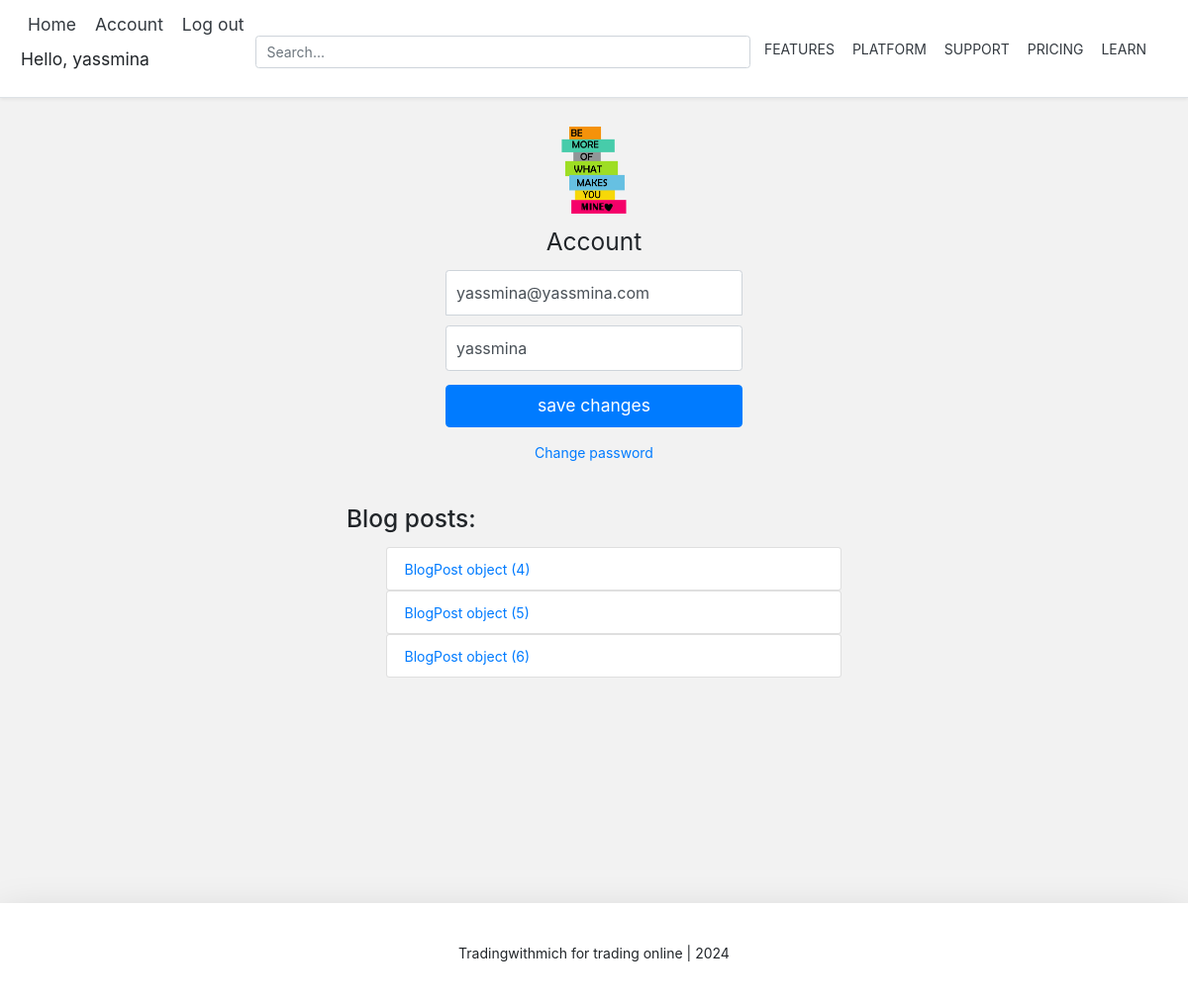
The app's page /account/ (signed in) with its own data.
### account/models.py (models this page shows, shortened)
class Account(AbstractBaseUser):
    email            =models.EmailField(verbose_name="email", max_length=60, unique=True)
    username         =models.CharField(max_length=30, unique=True)
    date_joined      =models.DateTimeField(verbose_name='date joined', auto_now_add=True)
    last_login       =models.DateTimeField(verbose_name='last login', auto_now=True)
    is_admin         =models.BooleanField(default=False)
    is_active        = models.BooleanField(default=True)
    is_staff         = models.BooleanField(default=False)
    is_superuser     =  models.BooleanField(default=False)
    USERNAME_FIELD = 'email'
    REQUIRED_FIELDS = ['username',]
    objects = MyaccountManager()

### blog/models.py (models this page shows, shortened)
class BlogPost(models.Model):
    title           =models.CharField(max_length=50, null=False,blank=False)
    body            =models.TextField(max_length=5000, null=False,blank=False)
    image           =models.ImageField(upload_to=upload_location, null=False,blank=False)
    date_published  =models.DateTimeField(auto_now=True, verbose_name="date published")
    date_updated    =models.DateTimeField(auto_now=True, verbose_name="date updated")
    author          = models.ForeignKey(settings.AUTH_USER_MODEL, on_delete=models.CASCADE)
    slug            = models.SlugField(blank= True, unique=True)

### account/views.py (the view)
# urls.py: path('account/',  account_view, name='account'),
def account_view(request):
    if not request.user.is_authenticated:
        return redirect('login')
    context = {}
    if request.method == 'POST':
        form = AccountUpdateForm(request.POST, instance=request.user)
        if form.is_valid():
            form.save()
    else:
        form = AccountUpdateForm(
            initial={
                "email": request.user.email,
                "username": request.user.username,
            }
        )
    context['account_form'] = form
    blog_posts= BlogPost.objects.filter(author=request.user)
    context['blog_posts'] = blog_posts
    return render(request, 'account/account.html', context)

### account/forms.py (shortened to what this page needs)
class AccountUpdateForm(forms.ModelForm):
    class Meta:
        model = Account
        fields = ('email', 'username')

### account/templates/account/account.html (shortened to what this page needs)
{% extends 'base.html' %}
{% load static%}
{% block content %}
    <form class="form-signin" method="post"> {% csrf_token%}
        <div class="d-flex flex-colimn pb-3">
            <img class="img-fluid mx-auto d-block" src=" {% static 'model 1.png' %}" alt="trader logo" width="72" height="72">
          </div>
        <h1 class="h3 mb-3 font-weight-normal">Account</h1>
        <input type="email" name="email" id="inputEmail" class="form-control" placeholder="Email address" required autofocus value="{{account_form.initial.email}}">
        <input type="text" name="username" id="inputPassword" class="form-control" placeholder="username" required value="{{account_form.initial.username}}">
        <button class="btn btn-lg btn-primary btn-block" type="submit">save changes</button>
      </form>
<div class="d-flex flex-column">
    <a class=" m-auto" href="{% url 'password_change'%}">Change password</a>
</div>
<div class="container mt-4 p-4">
  <div class="row">
    <div class="blog-posts">
      <h3 class="mb-3 font(weight-normal)"> Blog posts: </h3>
      {%if blog_posts%}
      <ul>
        {% for post in blog_posts %}
          <a href="{% url 'blog:detail' post.slug%}" style="text-decoration: none;">
            <li class="list-group-item"> {{post}} </li>
          </a>
        {%endfor %}
      </ul>
      {% else %}
        <p> You have no Blog posts. Create a post <a href="{% url 'blog:create' %}">here</a></p>
      {%endif %}
    </div>
  </div>
</div>
{% endblock content %}

### templates/base.html (shortened to what this page needs)
<!DOCTYPE html>
<html>
<head>
    {% include 'snippets/header.html' %}
</head>
<body>
    <div class="main">
        {% block content %}
        {% endblock content %}
    </div>
    {% include 'snippets/footer.html' %}
</body>
</html>

### templates/snippets/header.html (shortened to what this page needs)
<link rel="stylesheet" href="https://cdn.jsdelivr.net/npm/bootstrap@4.3.1/dist/css/bootstrap.min.css">
<div class="d-flex flex-column flex-md-row align-items-center p-3 px-md-4 mb-3 bg-white border-bottom shadow-sm">
    <h5 class="my-0 mr-md-auto font-weight-normal">
        {% if request.user.is_authenticated %}
        <p> <a class="p-2 text-dark" href="{% url 'home' %}">Home</a>
            <a  class="p-2 text-dark" href="{% url 'account' %}">Account</a>
            <a class="p-2 text-dark" href="{% url 'logout' %}">Log out</a></p>
        <p> Hello, {{request.user.username}} </p>
        {% else  %}
            <p> <a class="p-2 text-dark" href="{% url 'home' %}">Home</a>
                <a  class="p-2 text-dark" href="{% url 'login' %}">Log in</a>
                <a  class="btn btn-outline-primary" href="{% url 'register' %}">Register</a>
            </p>
        {% endif %}
    </h5>
    <div class="search-bar mt-sm-2 mr-2">
      <form method="get">
        <input class="form-control"  type="text" name="q" id="id_q" placeholder="Search...">
      </form>
    </div>
    <nav class="my-2 my-md-0 mr-md-3">
      <a class="p-2 text-dark" href="#">FEATURES</a>
      <a class="p-2 text-dark" href="#">PLATFORM</a>
      <a class="p-2 text-dark" href="#">SUPPORT</a>
      <a class="p-2 text-dark" href="#">PRICING</a>
      <a class="p-2 text-dark" href="#">LEARN</a>
    </nav>
  </div>

### templates/snippets/footer.html (shortened to what this page needs)
<div class="d-flex flex-row align-items-center footer bg-white shadow-lg">
    <p class='m-auto'zé> Tradingwithmich for trading online | 2024</p>
</div>

### templates/snippets/header.html (style rules this page uses)
@media (min-width: 768px) { html { font-size: 14px; } }
.container { max-width: 960px; }
.search-bar { max-width: 500px; width: 100%; }
form { width: 100%; }

### templates/snippets/base_css.html (style rules this page uses)
body { background-color:#f2f2f2; }

### templates/base.html (style rules this page uses)
.main { min-height : 100vh; height: 100%; }

### account/templates/account/account.html (style rules this page uses)
.form-signin { width: 100%; max-width: 330px; padding: 15px; margin: auto; }
.form-signin .form-control { position: relative; box-sizing: border-box; height: auto; padding: 10px; font-size: 16px; }
.form-signin input[type="email"] { margin-bottom: 10px; border-bottom-right-radius: 0; border-bottom-left-radius: 0; }
.h3 { text-align: center; }
.blog-posts { max-width: 500px; width:100%; margin: auto; }

### templates/snippets/footer.html (style rules this page uses)
.footer { min-height:100px; }

### records on screen
Account: user.username "yassmina", email "yassmina@yassmina.com", username "yassmina"
BlogPost: id "BlogPost object (4)"
BlogPost: id "BlogPost object (5)"
BlogPost: id "BlogPost object (6)"
